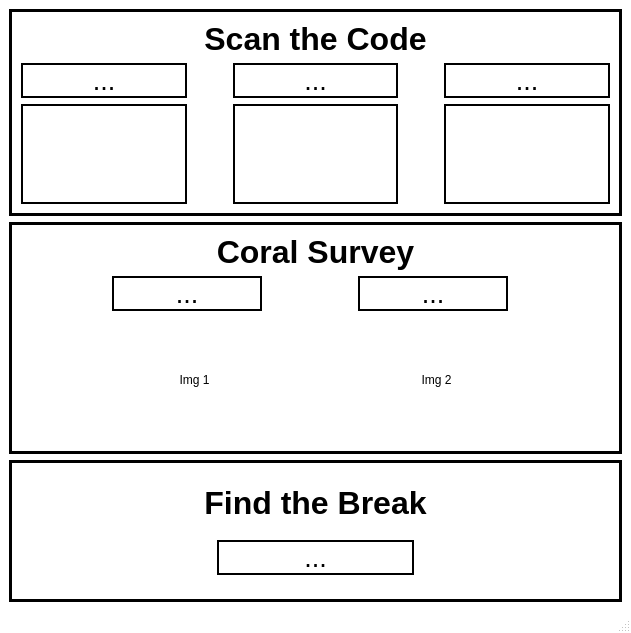
<?xml version="1.0" encoding="UTF-8"?>
<ui version="4.0">
 <class>UI</class>
 <widget class="QMainWindow" name="UI">
  <property name="geometry">
   <rect>
    <x>0</x>
    <y>0</y>
    <width>631</width>
    <height>633</height>
   </rect>
  </property>
  <property name="palette">
   <palette>
    <active>
     <colorrole role="Base">
      <brush brushstyle="SolidPattern">
       <color alpha="255">
        <red>255</red>
        <green>255</green>
        <blue>255</blue>
       </color>
      </brush>
     </colorrole>
     <colorrole role="Window">
      <brush brushstyle="SolidPattern">
       <color alpha="255">
        <red>255</red>
        <green>255</green>
        <blue>255</blue>
       </color>
      </brush>
     </colorrole>
    </active>
    <inactive>
     <colorrole role="Base">
      <brush brushstyle="SolidPattern">
       <color alpha="255">
        <red>255</red>
        <green>255</green>
        <blue>255</blue>
       </color>
      </brush>
     </colorrole>
     <colorrole role="Window">
      <brush brushstyle="SolidPattern">
       <color alpha="255">
        <red>255</red>
        <green>255</green>
        <blue>255</blue>
       </color>
      </brush>
     </colorrole>
    </inactive>
    <disabled>
     <colorrole role="Base">
      <brush brushstyle="SolidPattern">
       <color alpha="255">
        <red>255</red>
        <green>255</green>
        <blue>255</blue>
       </color>
      </brush>
     </colorrole>
     <colorrole role="Window">
      <brush brushstyle="SolidPattern">
       <color alpha="255">
        <red>255</red>
        <green>255</green>
        <blue>255</blue>
       </color>
      </brush>
     </colorrole>
    </disabled>
   </palette>
  </property>
  <property name="windowTitle">
   <string>RobotX - University of Florida</string>
  </property>
  <widget class="QWidget" name="centralwidget">
   <property name="palette">
    <palette>
     <active>
      <colorrole role="Base">
       <brush brushstyle="SolidPattern">
        <color alpha="255">
         <red>255</red>
         <green>255</green>
         <blue>255</blue>
        </color>
       </brush>
      </colorrole>
      <colorrole role="Window">
       <brush brushstyle="SolidPattern">
        <color alpha="255">
         <red>104</red>
         <green>102</green>
         <blue>101</blue>
        </color>
       </brush>
      </colorrole>
     </active>
     <inactive>
      <colorrole role="Base">
       <brush brushstyle="SolidPattern">
        <color alpha="255">
         <red>255</red>
         <green>255</green>
         <blue>255</blue>
        </color>
       </brush>
      </colorrole>
      <colorrole role="Window">
       <brush brushstyle="SolidPattern">
        <color alpha="255">
         <red>104</red>
         <green>102</green>
         <blue>101</blue>
        </color>
       </brush>
      </colorrole>
     </inactive>
     <disabled>
      <colorrole role="Base">
       <brush brushstyle="SolidPattern">
        <color alpha="255">
         <red>104</red>
         <green>102</green>
         <blue>101</blue>
        </color>
       </brush>
      </colorrole>
      <colorrole role="Window">
       <brush brushstyle="SolidPattern">
        <color alpha="255">
         <red>104</red>
         <green>102</green>
         <blue>101</blue>
        </color>
       </brush>
      </colorrole>
     </disabled>
    </palette>
   </property>
   <layout class="QVBoxLayout" name="verticalLayout_2">
    <item>
     <widget class="QFrame" name="frameCode">
      <property name="palette">
       <palette>
        <active>
         <colorrole role="Base">
          <brush brushstyle="SolidPattern">
           <color alpha="255">
            <red>255</red>
            <green>255</green>
            <blue>255</blue>
           </color>
          </brush>
         </colorrole>
         <colorrole role="Window">
          <brush brushstyle="SolidPattern">
           <color alpha="255">
            <red>71</red>
            <green>71</green>
            <blue>53</blue>
           </color>
          </brush>
         </colorrole>
        </active>
        <inactive>
         <colorrole role="Base">
          <brush brushstyle="SolidPattern">
           <color alpha="255">
            <red>255</red>
            <green>255</green>
            <blue>255</blue>
           </color>
          </brush>
         </colorrole>
         <colorrole role="Window">
          <brush brushstyle="SolidPattern">
           <color alpha="255">
            <red>71</red>
            <green>71</green>
            <blue>53</blue>
           </color>
          </brush>
         </colorrole>
        </inactive>
        <disabled>
         <colorrole role="Base">
          <brush brushstyle="SolidPattern">
           <color alpha="255">
            <red>71</red>
            <green>71</green>
            <blue>53</blue>
           </color>
          </brush>
         </colorrole>
         <colorrole role="Window">
          <brush brushstyle="SolidPattern">
           <color alpha="255">
            <red>71</red>
            <green>71</green>
            <blue>53</blue>
           </color>
          </brush>
         </colorrole>
        </disabled>
       </palette>
      </property>
      <property name="frameShape">
       <enum>QFrame::Box</enum>
      </property>
      <property name="lineWidth">
       <number>3</number>
      </property>
      <layout class="QVBoxLayout" name="layout_ScanCode">
       <item>
        <widget class="QLabel" name="label_ScanCode">
         <property name="sizePolicy">
          <sizepolicy hsizetype="Preferred" vsizetype="Maximum">
           <horstretch>0</horstretch>
           <verstretch>0</verstretch>
          </sizepolicy>
         </property>
         <property name="font">
          <font>
           <pointsize>24</pointsize>
           <weight>75</weight>
           <bold>true</bold>
          </font>
         </property>
         <property name="text">
          <string>Scan the Code</string>
         </property>
         <property name="alignment">
          <set>Qt::AlignCenter</set>
         </property>
        </widget>
       </item>
       <item>
        <layout class="QHBoxLayout" name="horizontalLayout_3">
         <property name="topMargin">
          <number>0</number>
         </property>
         <item>
          <widget class="QLabel" name="label_Color1">
           <property name="font">
            <font>
             <pointsize>20</pointsize>
            </font>
           </property>
           <property name="frameShape">
            <enum>QFrame::Box</enum>
           </property>
           <property name="frameShadow">
            <enum>QFrame::Plain</enum>
           </property>
           <property name="lineWidth">
            <number>2</number>
           </property>
           <property name="text">
            <string>...</string>
           </property>
           <property name="alignment">
            <set>Qt::AlignCenter</set>
           </property>
          </widget>
         </item>
         <item>
          <spacer name="horizontalSpacer_3">
           <property name="orientation">
            <enum>Qt::Horizontal</enum>
           </property>
           <property name="sizeType">
            <enum>QSizePolicy::Maximum</enum>
           </property>
           <property name="sizeHint" stdset="0">
            <size>
             <width>40</width>
             <height>20</height>
            </size>
           </property>
          </spacer>
         </item>
         <item>
          <widget class="QLabel" name="label_Color2">
           <property name="font">
            <font>
             <pointsize>20</pointsize>
            </font>
           </property>
           <property name="frameShape">
            <enum>QFrame::Panel</enum>
           </property>
           <property name="lineWidth">
            <number>2</number>
           </property>
           <property name="text">
            <string>...</string>
           </property>
           <property name="alignment">
            <set>Qt::AlignCenter</set>
           </property>
          </widget>
         </item>
         <item>
          <spacer name="horizontalSpacer_4">
           <property name="orientation">
            <enum>Qt::Horizontal</enum>
           </property>
           <property name="sizeType">
            <enum>QSizePolicy::Maximum</enum>
           </property>
           <property name="sizeHint" stdset="0">
            <size>
             <width>40</width>
             <height>20</height>
            </size>
           </property>
          </spacer>
         </item>
         <item>
          <widget class="QLabel" name="label_Color3">
           <property name="font">
            <font>
             <pointsize>20</pointsize>
            </font>
           </property>
           <property name="frameShape">
            <enum>QFrame::Box</enum>
           </property>
           <property name="lineWidth">
            <number>2</number>
           </property>
           <property name="text">
            <string>...</string>
           </property>
           <property name="alignment">
            <set>Qt::AlignCenter</set>
           </property>
          </widget>
         </item>
        </layout>
       </item>
       <item>
        <layout class="QHBoxLayout" name="horizontalLayout">
         <property name="topMargin">
          <number>0</number>
         </property>
         <item>
          <widget class="QFrame" name="color1">
           <property name="sizePolicy">
            <sizepolicy hsizetype="Expanding" vsizetype="Preferred">
             <horstretch>0</horstretch>
             <verstretch>0</verstretch>
            </sizepolicy>
           </property>
           <property name="minimumSize">
            <size>
             <width>100</width>
             <height>100</height>
            </size>
           </property>
           <property name="frameShape">
            <enum>QFrame::Box</enum>
           </property>
           <property name="frameShadow">
            <enum>QFrame::Plain</enum>
           </property>
           <property name="lineWidth">
            <number>2</number>
           </property>
          </widget>
         </item>
         <item>
          <spacer name="horizontalSpacer">
           <property name="orientation">
            <enum>Qt::Horizontal</enum>
           </property>
           <property name="sizeType">
            <enum>QSizePolicy::Maximum</enum>
           </property>
           <property name="sizeHint" stdset="0">
            <size>
             <width>40</width>
             <height>20</height>
            </size>
           </property>
          </spacer>
         </item>
         <item>
          <widget class="QFrame" name="color2">
           <property name="sizePolicy">
            <sizepolicy hsizetype="Expanding" vsizetype="Preferred">
             <horstretch>0</horstretch>
             <verstretch>0</verstretch>
            </sizepolicy>
           </property>
           <property name="frameShape">
            <enum>QFrame::Box</enum>
           </property>
           <property name="frameShadow">
            <enum>QFrame::Plain</enum>
           </property>
           <property name="lineWidth">
            <number>2</number>
           </property>
          </widget>
         </item>
         <item>
          <spacer name="horizontalSpacer_2">
           <property name="orientation">
            <enum>Qt::Horizontal</enum>
           </property>
           <property name="sizeType">
            <enum>QSizePolicy::Maximum</enum>
           </property>
           <property name="sizeHint" stdset="0">
            <size>
             <width>40</width>
             <height>20</height>
            </size>
           </property>
          </spacer>
         </item>
         <item>
          <widget class="QFrame" name="color3">
           <property name="sizePolicy">
            <sizepolicy hsizetype="Expanding" vsizetype="Preferred">
             <horstretch>0</horstretch>
             <verstretch>0</verstretch>
            </sizepolicy>
           </property>
           <property name="frameShape">
            <enum>QFrame::Box</enum>
           </property>
           <property name="frameShadow">
            <enum>QFrame::Plain</enum>
           </property>
           <property name="lineWidth">
            <number>2</number>
           </property>
          </widget>
         </item>
        </layout>
       </item>
      </layout>
     </widget>
    </item>
    <item>
     <widget class="QFrame" name="frameCoral">
      <property name="frameShape">
       <enum>QFrame::Box</enum>
      </property>
      <property name="lineWidth">
       <number>3</number>
      </property>
      <layout class="QVBoxLayout" name="layout_CoralSurvey">
       <item>
        <widget class="QLabel" name="label_CoralSurvey">
         <property name="sizePolicy">
          <sizepolicy hsizetype="Preferred" vsizetype="Maximum">
           <horstretch>0</horstretch>
           <verstretch>0</verstretch>
          </sizepolicy>
         </property>
         <property name="font">
          <font>
           <pointsize>24</pointsize>
           <weight>75</weight>
           <bold>true</bold>
          </font>
         </property>
         <property name="text">
          <string>Coral Survey</string>
         </property>
         <property name="alignment">
          <set>Qt::AlignCenter</set>
         </property>
        </widget>
       </item>
       <item>
        <layout class="QHBoxLayout" name="horizontalLayout_4">
         <property name="topMargin">
          <number>0</number>
         </property>
         <item>
          <spacer name="horizontalSpacer_5">
           <property name="orientation">
            <enum>Qt::Horizontal</enum>
           </property>
           <property name="sizeType">
            <enum>QSizePolicy::Expanding</enum>
           </property>
           <property name="sizeHint" stdset="0">
            <size>
             <width>100</width>
             <height>20</height>
            </size>
           </property>
          </spacer>
         </item>
         <item>
          <widget class="QLabel" name="label">
           <property name="minimumSize">
            <size>
             <width>150</width>
             <height>0</height>
            </size>
           </property>
           <property name="font">
            <font>
             <pointsize>20</pointsize>
            </font>
           </property>
           <property name="frameShape">
            <enum>QFrame::Box</enum>
           </property>
           <property name="lineWidth">
            <number>2</number>
           </property>
           <property name="text">
            <string>...</string>
           </property>
           <property name="alignment">
            <set>Qt::AlignCenter</set>
           </property>
          </widget>
         </item>
         <item>
          <spacer name="horizontalSpacer_6">
           <property name="orientation">
            <enum>Qt::Horizontal</enum>
           </property>
           <property name="sizeType">
            <enum>QSizePolicy::Fixed</enum>
           </property>
           <property name="sizeHint" stdset="0">
            <size>
             <width>90</width>
             <height>20</height>
            </size>
           </property>
          </spacer>
         </item>
         <item>
          <widget class="QLabel" name="label_2">
           <property name="minimumSize">
            <size>
             <width>150</width>
             <height>0</height>
            </size>
           </property>
           <property name="font">
            <font>
             <pointsize>20</pointsize>
            </font>
           </property>
           <property name="frameShape">
            <enum>QFrame::Box</enum>
           </property>
           <property name="lineWidth">
            <number>2</number>
           </property>
           <property name="text">
            <string>...</string>
           </property>
           <property name="alignment">
            <set>Qt::AlignCenter</set>
           </property>
          </widget>
         </item>
         <item>
          <spacer name="horizontalSpacer_7">
           <property name="orientation">
            <enum>Qt::Horizontal</enum>
           </property>
           <property name="sizeType">
            <enum>QSizePolicy::Expanding</enum>
           </property>
           <property name="sizeHint" stdset="0">
            <size>
             <width>110</width>
             <height>20</height>
            </size>
           </property>
          </spacer>
         </item>
        </layout>
       </item>
       <item>
        <layout class="QHBoxLayout" name="horizontalLayout_6">
         <property name="spacing">
          <number>5</number>
         </property>
         <property name="topMargin">
          <number>0</number>
         </property>
         <item>
          <spacer name="horizontalSpacer_8">
           <property name="orientation">
            <enum>Qt::Horizontal</enum>
           </property>
           <property name="sizeHint" stdset="0">
            <size>
             <width>40</width>
             <height>20</height>
            </size>
           </property>
          </spacer>
         </item>
         <item>
          <widget class="QLabel" name="graphics_Left">
           <property name="minimumSize">
            <size>
             <width>125</width>
             <height>125</height>
            </size>
           </property>
           <property name="text">
            <string>Img 1</string>
           </property>
           <property name="alignment">
            <set>Qt::AlignCenter</set>
           </property>
          </widget>
         </item>
         <item>
          <spacer name="horizontalSpacer_9">
           <property name="orientation">
            <enum>Qt::Horizontal</enum>
           </property>
           <property name="sizeHint" stdset="0">
            <size>
             <width>40</width>
             <height>20</height>
            </size>
           </property>
          </spacer>
         </item>
         <item>
          <widget class="QLabel" name="graphics_Right">
           <property name="minimumSize">
            <size>
             <width>125</width>
             <height>125</height>
            </size>
           </property>
           <property name="text">
            <string>Img 2</string>
           </property>
           <property name="alignment">
            <set>Qt::AlignCenter</set>
           </property>
          </widget>
         </item>
         <item>
          <spacer name="horizontalSpacer_10">
           <property name="orientation">
            <enum>Qt::Horizontal</enum>
           </property>
           <property name="sizeHint" stdset="0">
            <size>
             <width>40</width>
             <height>20</height>
            </size>
           </property>
          </spacer>
         </item>
        </layout>
       </item>
      </layout>
     </widget>
    </item>
    <item>
     <widget class="QFrame" name="frameBreak">
      <property name="frameShape">
       <enum>QFrame::Box</enum>
      </property>
      <property name="lineWidth">
       <number>3</number>
      </property>
      <layout class="QVBoxLayout" name="layout_FindBreak">
       <item>
        <widget class="QLabel" name="label_FindBreak">
         <property name="sizePolicy">
          <sizepolicy hsizetype="Minimum" vsizetype="Maximum">
           <horstretch>0</horstretch>
           <verstretch>0</verstretch>
          </sizepolicy>
         </property>
         <property name="font">
          <font>
           <pointsize>24</pointsize>
           <weight>75</weight>
           <bold>true</bold>
          </font>
         </property>
         <property name="text">
          <string>Find the Break</string>
         </property>
         <property name="alignment">
          <set>Qt::AlignCenter</set>
         </property>
        </widget>
       </item>
       <item>
        <layout class="QHBoxLayout" name="horizontalLayout_7">
         <property name="spacing">
          <number>5</number>
         </property>
         <property name="topMargin">
          <number>0</number>
         </property>
         <item>
          <spacer name="horizontalSpacer_11">
           <property name="orientation">
            <enum>Qt::Horizontal</enum>
           </property>
           <property name="sizeHint" stdset="0">
            <size>
             <width>40</width>
             <height>20</height>
            </size>
           </property>
          </spacer>
         </item>
         <item>
          <widget class="QLabel" name="label_break">
           <property name="sizePolicy">
            <sizepolicy hsizetype="Expanding" vsizetype="Maximum">
             <horstretch>0</horstretch>
             <verstretch>0</verstretch>
            </sizepolicy>
           </property>
           <property name="font">
            <font>
             <pointsize>20</pointsize>
            </font>
           </property>
           <property name="frameShape">
            <enum>QFrame::Box</enum>
           </property>
           <property name="lineWidth">
            <number>2</number>
           </property>
           <property name="text">
            <string>...</string>
           </property>
           <property name="alignment">
            <set>Qt::AlignCenter</set>
           </property>
          </widget>
         </item>
         <item>
          <spacer name="horizontalSpacer_12">
           <property name="orientation">
            <enum>Qt::Horizontal</enum>
           </property>
           <property name="sizeHint" stdset="0">
            <size>
             <width>40</width>
             <height>20</height>
            </size>
           </property>
          </spacer>
         </item>
        </layout>
       </item>
      </layout>
     </widget>
    </item>
   </layout>
  </widget>
  <widget class="QMenuBar" name="menubar">
   <property name="geometry">
    <rect>
     <x>0</x>
     <y>0</y>
     <width>631</width>
     <height>25</height>
    </rect>
   </property>
  </widget>
  <widget class="QStatusBar" name="statusbar"/>
 </widget>
 <resources/>
 <connections/>
</ui>
